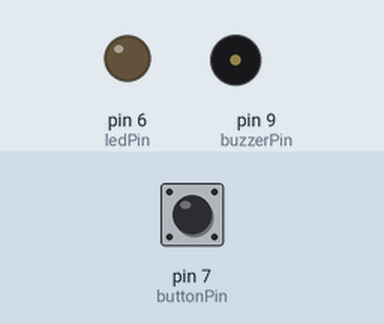
Simulated run of this sketch. Board: Arduino Uno, built with avr-gcc and run on an emulated ATmega328P. Shown: output pins drawn as LEDs (lit = HIGH), buzzer (waves = sounding). The test bench sets the inputs (shaded band); at power-on: pin 7 (buttonPin) HIGH.

Above: at 1.2 s.
1.3 s: pin 7 (buttonPin) pulled LOW for 0.15 s
At 1.37 s:
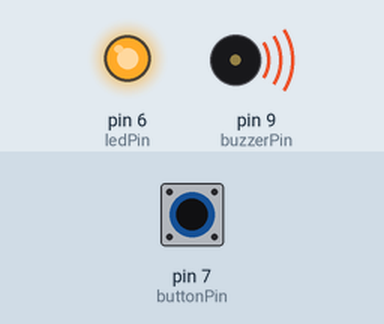
2.9 s: pin 7 (buttonPin) pulled LOW for 3.2 s
At 6.7 s:
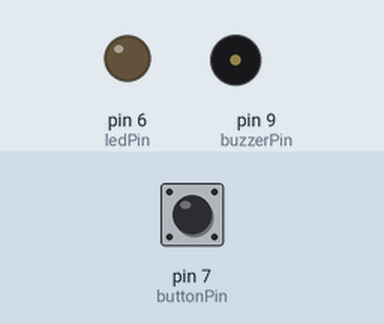
Timing chart, 0 to 8.2 s (numbered marks = the images above; inputs shaded):
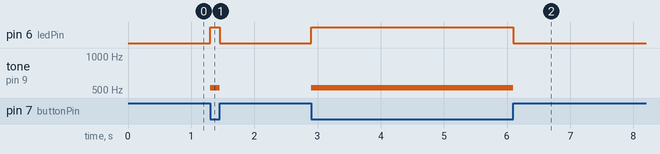

The sketch:

sketch_may27aMorseCodeSounder.ino
```cpp
int buzzerPin = 9;
int buttonPin = 7;
int ledPin = 6;
const int toneFreq = 523;

void setup()
{
  pinMode(buzzerPin, OUTPUT);
  pinMode(ledPin, OUTPUT);
  pinMode(buttonPin, INPUT);
}

void loop()
{
  int buttonState = digitalRead(buttonPin);
  if (buttonState == LOW)
  {
    digitalWrite(ledPin, HIGH);
    tone(buzzerPin, toneFreq);
  }
  else
  {
    digitalWrite(ledPin, LOW);
    noTone(buzzerPin);
  }
}
```

Measured:
- after the input at 1.3 s, pin 6 (ledPin): LOW → HIGH at once, → LOW 0.15 s later; tone on pin 9 (buzzerPin): silent → 523 Hz at once, → silent 0.15 s later
- after the input at 2.9 s, pin 6 (ledPin): LOW → HIGH at once, → LOW 3.2 s later; tone on pin 9 (buzzerPin): silent → 523 Hz at once, → silent 3.2 s later
